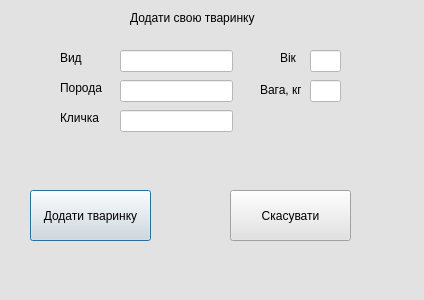
<?xml version="1.0" encoding="UTF-8"?>
<ui version="4.0">
 <class>Dialog</class>
 <widget class="QDialog" name="Dialog">
  <property name="geometry">
   <rect>
    <x>0</x>
    <y>0</y>
    <width>424</width>
    <height>300</height>
   </rect>
  </property>
  <property name="windowTitle">
   <string>Dialog</string>
  </property>
  <property name="styleSheet">
   <string notr="true">background-color: rgb(226, 226, 226);</string>
  </property>
  <widget class="QLineEdit" name="lineEdit_8">
   <property name="geometry">
    <rect>
     <x>120</x>
     <y>50</y>
     <width>113</width>
     <height>22</height>
    </rect>
   </property>
   <property name="styleSheet">
    <string notr="true">background-color: rgb(255, 255, 255);</string>
   </property>
  </widget>
  <widget class="QLineEdit" name="lineEdit_9">
   <property name="geometry">
    <rect>
     <x>120</x>
     <y>80</y>
     <width>113</width>
     <height>22</height>
    </rect>
   </property>
   <property name="styleSheet">
    <string notr="true">background-color: rgb(255, 255, 255);</string>
   </property>
  </widget>
  <widget class="QLineEdit" name="lineEdit_11">
   <property name="geometry">
    <rect>
     <x>310</x>
     <y>50</y>
     <width>31</width>
     <height>22</height>
    </rect>
   </property>
   <property name="styleSheet">
    <string notr="true">background-color: rgb(255, 255, 255);</string>
   </property>
  </widget>
  <widget class="QLabel" name="label_12">
   <property name="geometry">
    <rect>
     <x>280</x>
     <y>50</y>
     <width>21</width>
     <height>16</height>
    </rect>
   </property>
   <property name="text">
    <string>Вік</string>
   </property>
  </widget>
  <widget class="QLabel" name="label_9">
   <property name="geometry">
    <rect>
     <x>60</x>
     <y>110</y>
     <width>49</width>
     <height>16</height>
    </rect>
   </property>
   <property name="text">
    <string>Кличка</string>
   </property>
  </widget>
  <widget class="QLabel" name="label_11">
   <property name="geometry">
    <rect>
     <x>60</x>
     <y>80</y>
     <width>49</width>
     <height>16</height>
    </rect>
   </property>
   <property name="text">
    <string>Порода</string>
   </property>
  </widget>
  <widget class="QLabel" name="label_13">
   <property name="geometry">
    <rect>
     <x>260</x>
     <y>80</y>
     <width>41</width>
     <height>20</height>
    </rect>
   </property>
   <property name="text">
    <string>Вага, кг</string>
   </property>
  </widget>
  <widget class="QLineEdit" name="lineEdit_10">
   <property name="geometry">
    <rect>
     <x>120</x>
     <y>110</y>
     <width>113</width>
     <height>22</height>
    </rect>
   </property>
   <property name="styleSheet">
    <string notr="true">background-color: rgb(255, 255, 255);</string>
   </property>
  </widget>
  <widget class="QLabel" name="label_10">
   <property name="geometry">
    <rect>
     <x>60</x>
     <y>50</y>
     <width>49</width>
     <height>16</height>
    </rect>
   </property>
   <property name="text">
    <string>Вид</string>
   </property>
  </widget>
  <widget class="QLineEdit" name="lineEdit_12">
   <property name="geometry">
    <rect>
     <x>310</x>
     <y>80</y>
     <width>31</width>
     <height>22</height>
    </rect>
   </property>
   <property name="styleSheet">
    <string notr="true">background-color: rgb(255, 255, 255);</string>
   </property>
  </widget>
  <widget class="QPushButton" name="pushButton">
   <property name="geometry">
    <rect>
     <x>30</x>
     <y>190</y>
     <width>121</width>
     <height>51</height>
    </rect>
   </property>
   <property name="text">
    <string>Додати тваринку</string>
   </property>
  </widget>
  <widget class="QPushButton" name="pushButton_2">
   <property name="geometry">
    <rect>
     <x>230</x>
     <y>190</y>
     <width>121</width>
     <height>51</height>
    </rect>
   </property>
   <property name="text">
    <string>Скасувати</string>
   </property>
  </widget>
  <widget class="QLabel" name="label">
   <property name="geometry">
    <rect>
     <x>130</x>
     <y>10</y>
     <width>141</width>
     <height>16</height>
    </rect>
   </property>
   <property name="text">
    <string>Додати свою тваринку</string>
   </property>
  </widget>
 </widget>
 <resources/>
 <connections/>
</ui>
